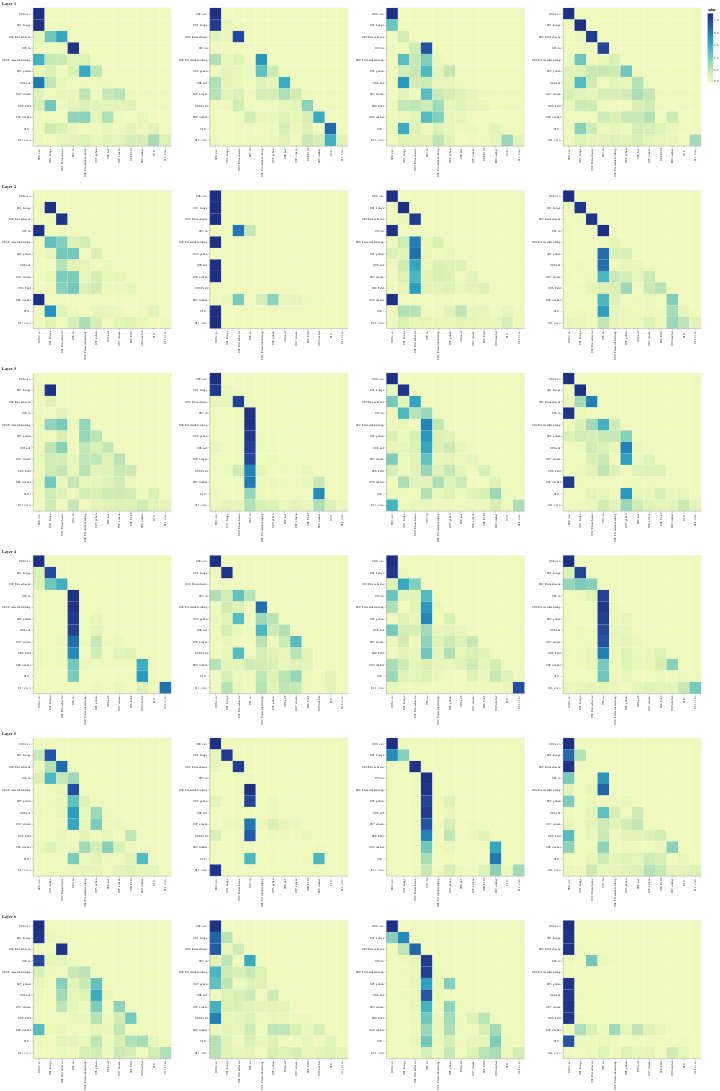

Notebook code cell kept with this figure:
### Markdown cell above
## Decoder Self Attention

### Code cell
def viz_decoder_self():
    model, example_data = run_model_example(n_examples=1)
    example = example_data[len(example_data) - 1]

    layer_viz = [
        visualize_layer(
            model,
            layer,
            get_decoder_self,
            len(example[1]),
            example[1],
            example[1],
        )
        for layer in range(6)
    ]
    return alt.hconcat(
        layer_viz[0]
        & layer_viz[1]
        & layer_viz[2]
        & layer_viz[3]
        & layer_viz[4]
        & layer_viz[5]
    )


show_example(viz_decoder_self)

### Figure 1 — Vega-Lite specification as saved in the notebook (floating-point values rounded to 4 significant figures; data arrays with more than 128 entries replaced by an {"elided": "..."} marker saying what was removed)
{"config": {"view": {"continuousWidth": 300, "continuousHeight": 300}}, "hconcat": [{"vconcat": [{"hconcat": [{"data": {"name": "data-01c2791468280beebe71acee3e480464"}, "mark": {"type": "rect"}, "encoding": {"color": {"field": "value", "type": "quantitative"}, "tooltip": [{"field": "row", "type": "quantitative"}, {"field": "column", "type": "quantitative"}, {"field": "value", "type": "quantitative"}, {"field": "row_token", "type": "nominal"}, {"field": "col_token", "type": "nominal"}], "x": {"axis": {"title": ""}, "field": "col_token", "type": "nominal"}, "y": {"axis": {"title": ""}, "field": "row_token", "type": "nominal"}}, "height": 400, "name": "view_25", "width": 400}, {"data": {"name": "data-906182a42d9d04a48ec5462f18db7934"}, "mark": {"type": "rect"}, "encoding": {"color": {"field": "value", "type": "quantitative"}, "tooltip": [{"field": "row", "type": "quantitative"}, {"field": "column", "type": "quantitative"}, {"field": "value", "type": "quantitative"}, {"field": "row_token", "type": "nominal"}, {"field": "col_token", "type": "nominal"}], "x": {"axis": {"title": ""}, "field": "col_token", "type": "nominal"}, "y": {"axis": {"title": ""}, "field": "row_token", "type": "nominal"}}, "height": 400, "name": "view_26", "width": 400}, {"data": {"name": "data-1fa6e0af899cba9d7f27c3b4460700e1"}, "mark": {"type": "rect"}, "encoding": {"color": {"field": "value", "type": "quantitative"}, "tooltip": [{"field": "row", "type": "quantitative"}, {"field": "column", "type": "quantitative"}, {"field": "value", "type": "quantitative"}, {"field": "row_token", "type": "nominal"}, {"field": "col_token", "type": "nominal"}], "x": {"axis": {"title": ""}, "field": "col_token", "type": "nominal"}, "y": {"axis": {"title": ""}, "field": "row_token", "type": "nominal"}}, "height": 400, "name": "view_27", "width": 400}, {"data": {"name": "data-e1604444027f2a470abad193547cbf0e"}, "mark": {"type": "rect"}, "encoding": {"color": {"field": "value", "type": "quantitative"}, "tooltip": [{"field": "row", "type": "quantitative"}, {"field": "column", "type": "quantitative"}, {"field": "value", "type": "quantitative"}, {"field": "row_token", "type": "nominal"}, {"field": "col_token", "type": "nominal"}], "x": {"axis": {"title": ""}, "field": "col_token", "type": "nominal"}, "y": {"axis": {"title": ""}, "field": "row_token", "type": "nominal"}}, "height": 400, "name": "view_28", "width": 400}]}, {"vconcat": [{"hconcat": [{"data": {"name": "data-69b8b08152dfa0d5260b6fd7a2a1f75a"}, "mark": {"type": "rect"}, "encoding": {"color": {"field": "value", "type": "quantitative"}, "tooltip": [{"field": "row", "type": "quantitative"}, {"field": "column", "type": "quantitative"}, {"field": "value", "type": "quantitative"}, {"field": "row_token", "type": "nominal"}, {"field": "col_token", "type": "nominal"}], "x": {"axis": {"title": ""}, "field": "col_token", "type": "nominal"}, "y": {"axis": {"title": ""}, "field": "row_token", "type": "nominal"}}, "height": 400, "name": "view_29", "width": 400}, {"data": {"name": "data-60d9b84935af9a27f3aee3a7fcf5583a"}, "mark": {"type": "rect"}, "encoding": {"color": {"field": "value", "type": "quantitative"}, "tooltip": [{"field": "row", "type": "quantitative"}, {"field": "column", "type": "quantitative"}, {"field": "value", "type": "quantitative"}, {"field": "row_token", "type": "nominal"}, {"field": "col_token", "type": "nominal"}], "x": {"axis": {"title": ""}, "field": "col_token", "type": "nominal"}, "y": {"axis": {"title": ""}, "field": "row_token", "type": "nominal"}}, "height": 400, "name": "view_30", "width": 400}, {"data": {"name": "data-9ff3035b7069e87cdbd50987dca91255"}, "mark": {"type": "rect"}, "encoding": {"color": {"field": "value", "type": "quantitative"}, "tooltip": [{"field": "row", "type": "quantitative"}, {"field": "column", "type": "quantitative"}, {"field": "value", "type": "quantitative"}, {"field": "row_token", "type": "nominal"}, {"field": "col_token", "type": "nominal"}], "x": {"axis": {"title": ""}, "field": "col_token", "type": "nominal"}, "y": {"axis": {"title": ""}, "field": "row_token", "type": "nominal"}}, "height": 400, "name": "view_31", "width": 400}, {"data": {"name": "data-dea9020487ced36a5cb96ac8dfcde8ec"}, "mark": {"type": "rect"}, "encoding": {"color": {"field": "value", "type": "quantitative"}, "tooltip": [{"field": "row", "type": "quantitative"}, {"field": "column", "type": "quantitative"}, {"field": "value", "type": "quantitative"}, {"field": "row_token", "type": "nominal"}, {"field": "col_token", "type": "nominal"}], "x": {"axis": {"title": ""}, "field": "col_token", "type": "nominal"}, "y": {"axis": {"title": ""}, "field": "row_token", "type": "nominal"}}, "height": 400, "name": "view_32", "width": 400}]}], "title": "Layer 2"}, {"vconcat": [{"hconcat": [{"data": {"name": "data-f884e95e6059e43e0fcc7980344fcf10"}, "mark": {"type": "rect"}, "encoding": {"color": {"field": "value", "type": "quantitative"}, "tooltip": [{"field": "row", "type": "quantitative"}, {"field": "column", "type": "quantitative"}, {"field": "value", "type": "quantitative"}, {"field": "row_token", "type": "nominal"}, {"field": "col_token", "type": "nominal"}], "x": {"axis": {"title": ""}, "field": "col_token", "type": "nominal"}, "y": {"axis": {"title": ""}, "field": "row_token", "type": "nominal"}}, "height": 400, "name": "view_33", "width": 400}, {"data": {"name": "data-c5741f3321f2dc55196ba13cd43107c6"}, "mark": {"type": "rect"}, "encoding": {"color": {"field": "value", "type": "quantitative"}, "tooltip": [{"field": "row", "type": "quantitative"}, {"field": "column", "type": "quantitative"}, {"field": "value", "type": "quantitative"}, {"field": "row_token", "type": "nominal"}, {"field": "col_token", "type": "nominal"}], "x": {"axis": {"title": ""}, "field": "col_token", "type": "nominal"}, "y": {"axis": {"title": ""}, "field": "row_token", "type": "nominal"}}, "height": 400, "name": "view_34", "width": 400}, {"data": {"name": "data-004a44b2a99cec4c4671eb336d2659ad"}, "mark": {"type": "rect"}, "encoding": {"color": {"field": "value", "type": "quantitative"}, "tooltip": [{"field": "row", "type": "quantitative"}, {"field": "column", "type": "quantitative"}, {"field": "value", "type": "quantitative"}, {"field": "row_token", "type": "nominal"}, {"field": "col_token", "type": "nominal"}], "x": {"axis": {"title": ""}, "field": "col_token", "type": "nominal"}, "y": {"axis": {"title": ""}, "field": "row_token", "type": "nominal"}}, "height": 400, "name": "view_35", "width": 400}, {"data": {"name": "data-e151c73f221b5de1167032ff85965fb0"}, "mark": {"type": "rect"}, "encoding": {"color": {"field": "value", "type": "quantitative"}, "tooltip": [{"field": "row", "type": "quantitative"}, {"field": "column", "type": "quantitative"}, {"field": "value", "type": "quantitative"}, {"field": "row_token", "type": "nominal"}, {"field": "col_token", "type": "nominal"}], "x": {"axis": {"title": ""}, "field": "col_token", "type": "nominal"}, "y": {"axis": {"title": ""}, "field": "row_token", "type": "nominal"}}, "height": 400, "name": "view_36", "width": 400}]}], "title": "Layer 3"}, {"vconcat": [{"hconcat": [{"data": {"name": "data-496bae4abcf2215406733d9f8400d72d"}, "mark": {"type": "rect"}, "encoding": {"color": {"field": "value", "type": "quantitative"}, "tooltip": [{"field": "row", "type": "quantitative"}, {"field": "column", "type": "quantitative"}, {"field": "value", "type": "quantitative"}, {"field": "row_token", "type": "nominal"}, {"field": "col_token", "type": "nominal"}], "x": {"axis": {"title": ""}, "field": "col_token", "type": "nominal"}, "y": {"axis": {"title": ""}, "field": "row_token", "type": "nominal"}}, "height": 400, "name": "view_37", "width": 400}, {"data": {"name": "data-bec3e49566910d4f71cdeea1b6a9d2d4"}, "mark": {"type": "rect"}, "encoding": {"color": {"field": "value", "type": "quantitative"}, "tooltip": [{"field": "row", "type": "quantitative"}, {"field": "column", "type": "quantitative"}, {"field": "value", "type": "quantitative"}, {"field": "row_token", "type": "nominal"}, {"field": "col_token", "type": "nominal"}], "x": {"axis": {"title": ""}, "field": "col_token", "type": "nominal"}, "y": {"axis": {"title": ""}, "field": "row_token", "type": "nominal"}}, "height": 400, "name": "view_38", "width": 400}, {"data": {"name": "data-bff8e323e2c0be720dcd2d315f4281c4"}, "mark": {"type": "rect"}, "encoding": {"color": {"field": "value", "type": "quantitative"}, "tooltip": [{"field": "row", "type": "quantitative"}, {"field": "column", "type": "quantitative"}, {"field": "value", "type": "quantitative"}, {"field": "row_token", "type": "nominal"}, {"field": "col_token", "type": "nominal"}], "x": {"axis": {"title": ""}, "field": "col_token", "type": "nominal"}, "y": {"axis": {"title": ""}, "field": "row_token", "type": "nominal"}}, "height": 400, "name": "view_39", "width": 400}, {"data": {"name": "data-c13cf4bd744627d9f9f9b4ec7c48b71a"}, "mark": {"type": "rect"}, "encoding": {"color": {"field": "value", "type": "quantitative"}, "tooltip": [{"field": "row", "type": "quantitative"}, {"field": "column", "type": "quantitative"}, {"field": "value", "type": "quantitative"}, {"field": "row_token", "type": "nominal"}, {"field": "col_token", "type": "nominal"}], "x": {"axis": {"title": ""}, "field": "col_token", "type": "nominal"}, "y": {"axis": {"title": ""}, "field": "row_token", "type": "nominal"}}, "height": 400, "name": "view_40", "width": 400}]}], "title": "Layer 4"}, {"vconcat": [{"hconcat": [{"data": {"name": "data-f3052a9068fdf623173e25d8416ab3fc"}, "mark": {"type": "rect"}, "encoding": {"color": {"field": "value", "type": "quantitative"}, "tooltip": [{"field": "row", "type": "quantitative"}, {"field": "column", "type": "quantitative"}, {"field": "value", "type": "quantitative"}, {"field": "row_token", "type": "nominal"}, {"field": "col_token", "type": "nominal"}], "x": {"axis": {"title": ""}, "field": "col_token", "type": "nominal"}, "y": {"axis": {"title": ""}, "field": "row_token", "type": "nominal"}}, "height": 400, "name": "view_41", "width": 400}, {"data": {"name": "data-1deed5e1776e522930886de8853961be"}, "mark": {"type": "rect"}, "encoding": {"color": {"field": "value", "type": "quantitative"}, "tooltip": [{"field": "row", "type": "quantitative"}, {"field": "column", "type": "quantitative"}, {"field": "value", "type": "quantitative"}, {"field": "row_token", "type": "nominal"}, {"field": "col_token", "type": "nominal"}], "x": {"axis": {"title": ""}, "field": "col_token", "type": "nominal"}, "y": {"axis": {"title": ""}, "field": "row_token", "type": "nominal"}}, "height": 400, "name": "view_42", "width": 400}, {"data": {"name": "data-782d192de3443a2527bd7ae7eaade38d"}, "mark": {"type": "rect"}, "encoding": {"color": {"field": "value", "type": "quantitative"}, "tooltip": [{"field": "row", "type": "quantitative"}, {"field": "column", "type": "quantitative"}, {"field": "value", "type": "quantitative"}, {"field": "row_token", "type": "nominal"}, {"field": "col_token", "type": "nominal"}], "x": {"axis": {"title": ""}, "field": "col_token", "type": "nominal"}, "y": {"axis": {"title": ""}, "field": "row_token", "type": "nominal"}}, "height": 400, "name": "view_43", "width": 400}, {"data": {"name": "data-9a2431c9767993b4f332810230a164ef"}, "mark": {"type": "rect"}, "encoding": {"color": {"field": "value", "type": "quantitative"}, "tooltip": [{"field": "row", "type": "quantitative"}, {"field": "column", "type": "quantitative"}, {"field": "value", "type": "quantitative"}, {"field": "row_token", "type": "nominal"}, {"field": "col_token", "type": "nominal"}], "x": {"axis": {"title": ""}, "field": "col_token", "type": "nominal"}, "y": {"axis": {"title": ""}, "field": "row_token", "type": "nominal"}}, "height": 400, "name": "view_44", "width": 400}]}], "title": "Layer 5"}, {"vconcat": [{"hconcat": [{"data": {"name": "data-848868217a165b8c56410c2de2ea99ba"}, "mark": {"type": "rect"}, "encoding": {"color": {"field": "value", "type": "quantitative"}, "tooltip": [{"field": "row", "type": "quantitative"}, {"field": "column", "type": "quantitative"}, {"field": "value", "type": "quantitative"}, {"field": "row_token", "type": "nominal"}, {"field": "col_token", "type": "nominal"}], "x": {"axis": {"title": ""}, "field": "col_token", "type": "nominal"}, "y": {"axis": {"title": ""}, "field": "row_token", "type": "nominal"}}, "height": 400, "name": "view_45", "width": 400}, {"data": {"name": "data-40266110c77895906463d303df25cb88"}, "mark": {"type": "rect"}, "encoding": {"color": {"field": "value", "type": "quantitative"}, "tooltip": [{"field": "row", "type": "quantitative"}, {"field": "column", "type": "quantitative"}, {"field": "value", "type": "quantitative"}, {"field": "row_token", "type": "nominal"}, {"field": "col_token", "type": "nominal"}], "x": {"axis": {"title": ""}, "field": "col_token", "type": "nominal"}, "y": {"axis": {"title": ""}, "field": "row_token", "type": "nominal"}}, "height": 400, "name": "view_46", "width": 400}, {"data": {"name": "data-8d321d3b21e89535698149abd7958557"}, "mark": {"type": "rect"}, "encoding": {"color": {"field": "value", "type": "quantitative"}, "tooltip": [{"field": "row", "type": "quantitative"}, {"field": "column", "type": "quantitative"}, {"field": "value", "type": "quantitative"}, {"field": "row_token", "type": "nominal"}, {"field": "col_token", "type": "nominal"}], "x": {"axis": {"title": ""}, "field": "col_token", "type": "nominal"}, "y": {"axis": {"title": ""}, "field": "row_token", "type": "nominal"}}, "height": 400, "name": "view_47", "width": 400}, {"data": {"name": "data-bbac0899fb5af26de1f93d464be8fb13"}, "mark": {"type": "rect"}, "encoding": {"color": {"field": "value", "type": "quantitative"}, "tooltip": [{"field": "row", "type": "quantitative"}, {"field": "column", "type": "quantitative"}, {"field": "value", "type": "quantitative"}, {"field": "row_token", "type": "nominal"}, {"field": "col_token", "type": "nominal"}], "x": {"axis": {"title": ""}, "field": "col_token", "type": "nominal"}, "y": {"axis": {"title": ""}, "field": "row_token", "type": "nominal"}}, "height": 400, "name": "view_48", "width": 400}]}], "title": "Layer 6"}], "title": "Layer 1"}], "params": [{"name": "param_54", "select": {"type": "interval", "encodings": ["x", "y"]}, "bind": "scales", "views": ["view_25"]}, {"name": "param_56", "select": {"type": "interval", "encodings": ["x", "y"]}, "bind": "scales", "views": ["view_26"]}, {"name": "param_58", "select": {"type": "interval", "encodings": ["x", "y"]}, "bind": "scales", "views": ["view_27"]}, {"name": "param_60", "select": {"type": "interval", "encodings": ["x", "y"]}, "bind": "scales", "views": ["view_28"]}, {"name": "param_62", "select": {"type": "interval", "encodings": ["x", "y"]}, "bind": "scales", "views": ["view_29"]}, {"name": "param_64", "select": {"type": "interval", "encodings": ["x", "y"]}, "bind": "scales", "views": ["view_30"]}, {"name": "param_66", "select": {"type": "interval", "encodings": ["x", "y"]}, "bind": "scales", "views": ["view_31"]}, {"name": "param_68", "select": {"type": "interval", "encodings": ["x", "y"]}, "bind": "scales", "views": ["view_32"]}, {"name": "param_70", "select": {"type": "interval", "encodings": ["x", "y"]}, "bind": "scales", "views": ["view_33"]}, {"name": "param_72", "select": {"type": "interval", "encodings": ["x", "y"]}, "bind": "scales", "views": ["view_34"]}, {"name": "param_74", "select": {"type": "interval", "encodings": ["x", "y"]}, "bind": "scales", "views": ["view_35"]}, {"name": "param_76", "select": {"type": "interval", "encodings": ["x", "y"]}, "bind": "scales", "views": ["view_36"]}, {"name": "param_78", "select": {"type": "interval", "encodings": ["x", "y"]}, "bind": "scales", "views": ["view_37"]}, {"name": "param_80", "select": {"type": "interval", "encodings": ["x", "y"]}, "bind": "scales", "views": ["view_38"]}, {"name": "param_82", "select": {"type": "interval", "encodings": ["x", "y"]}, "bind": "scales", "views": ["view_39"]}, {"name": "param_84", "select": {"type": "interval", "encodings": ["x", "y"]}, "bind": "scales", "views": ["view_40"]}, {"name": "param_86", "select": {"type": "interval", "encodings": ["x", "y"]}, "bind": "scales", "views": ["view_41"]}, {"name": "param_88", "select": {"type": "interval", "encodings": ["x", "y"]}, "bind": "scales", "views": ["view_42"]}, {"name": "param_90", "select": {"type": "interval", "encodings": ["x", "y"]}, "bind": "scales", "views": ["view_43"]}, {"name": "param_92", "select": {"type": "interval", "encodings": ["x", "y"]}, "bind": "scales", "views": ["view_44"]}, {"name": "param_94", "select": {"type": "interval", "encodings": ["x", "y"]}, "bind": "scales", "views": ["view_45"]}, {"name": "param_96", "select": {"type": "interval", "encodings": ["x", "y"]}, "bind": "scales", "views": ["view_46"]}, {"name": "param_98", "select": {"type": "interval", "encodings": ["x", "y"]}, "bind": "scales", "views": ["view_47"]}, {"name": "param_100", "select": {"type": "interval", "encodings": ["x", "y"]}, "bind": "scales", "views": ["view_48"]}], "$schema": "https://vega.github.io/schema/vega-lite/v5.20.1.json", "datasets": {"data-01c2791468280beebe71acee3e480464": {"elided": "144 records"}, "data-906182a42d9d04a48ec5462f18db7934": {"elided": "144 records"}, "data-1fa6e0af899cba9d7f27c3b4460700e1": {"elided": "144 records"}, "data-e1604444027f2a470abad193547cbf0e": {"elided": "144 records"}, "data-69b8b08152dfa0d5260b6fd7a2a1f75a": {"elided": "144 records"}, "data-60d9b84935af9a27f3aee3a7fcf5583a": {"elided": "144 records"}, "data-9ff3035b7069e87cdbd50987dca91255": {"elided": "144 records"}, "data-dea9020487ced36a5cb96ac8dfcde8ec": {"elided": "144 records"}, "data-f884e95e6059e43e0fcc7980344fcf10": {"elided": "144 records"}, "data-c5741f3321f2dc55196ba13cd43107c6": {"elided": "144 records"}, "data-004a44b2a99cec4c4671eb336d2659ad": {"elided": "144 records"}, "data-e151c73f221b5de1167032ff85965fb0": {"elided": "144 records"}, "data-496bae4abcf2215406733d9f8400d72d": {"elided": "144 records"}, "data-bec3e49566910d4f71cdeea1b6a9d2d4": {"elided": "144 records"}, "data-bff8e323e2c0be720dcd2d315f4281c4": {"elided": "144 records"}, "data-c13cf4bd744627d9f9f9b4ec7c48b71a": {"elided": "144 records"}, "data-f3052a9068fdf623173e25d8416ab3fc": {"elided": "144 records"}, "data-1deed5e1776e522930886de8853961be": {"elided": "144 records"}, "data-782d192de3443a2527bd7ae7eaade38d": {"elided": "144 records"}, "data-9a2431c9767993b4f332810230a164ef": {"elided": "144 records"}, "data-848868217a165b8c56410c2de2ea99ba": {"elided": "144 records"}, "data-40266110c77895906463d303df25cb88": {"elided": "144 records"}, "data-8d321d3b21e89535698149abd7958557": {"elided": "144 records"}, "data-bbac0899fb5af26de1f93d464be8fb13": {"elided": "144 records"}}}
